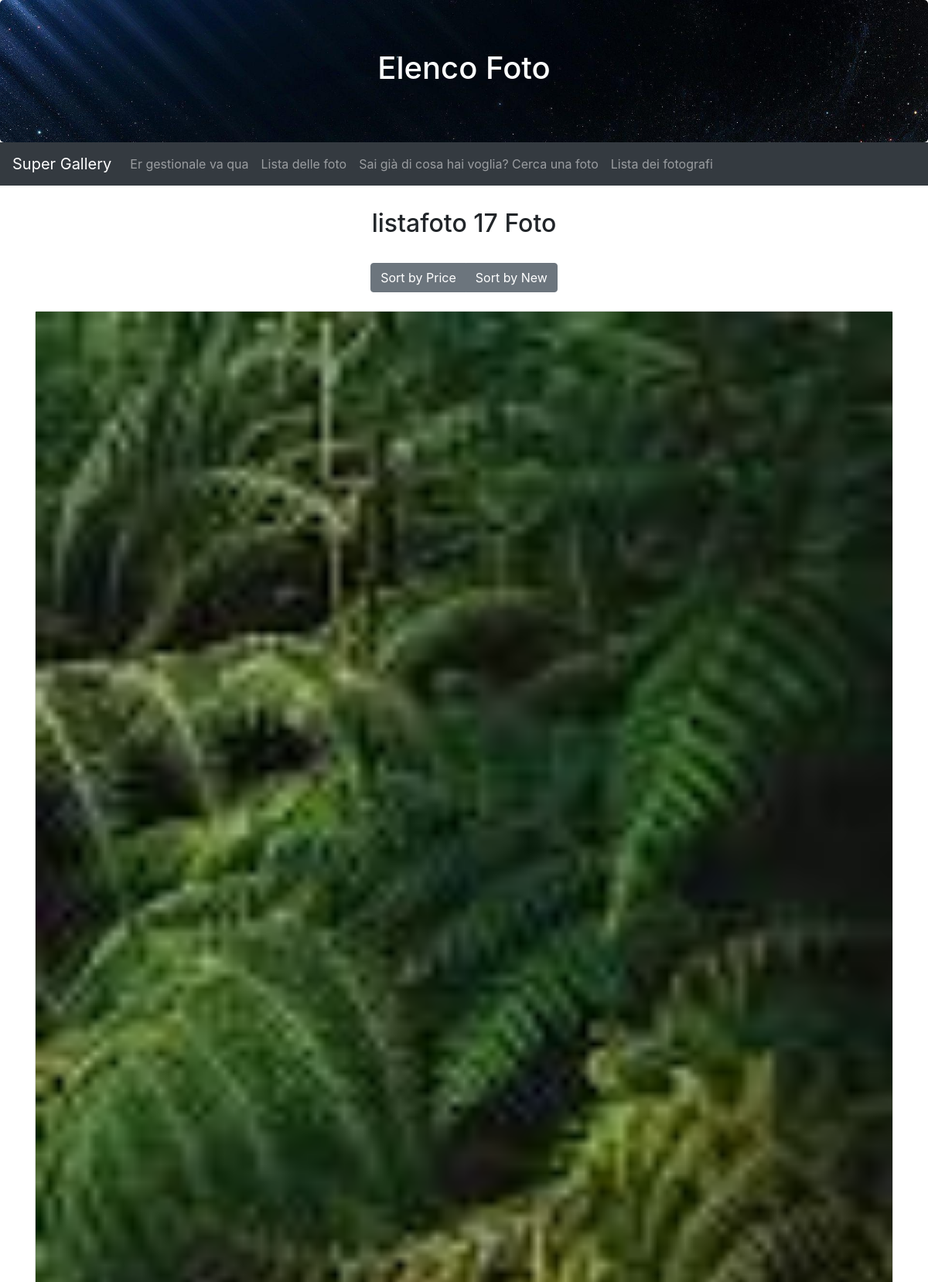
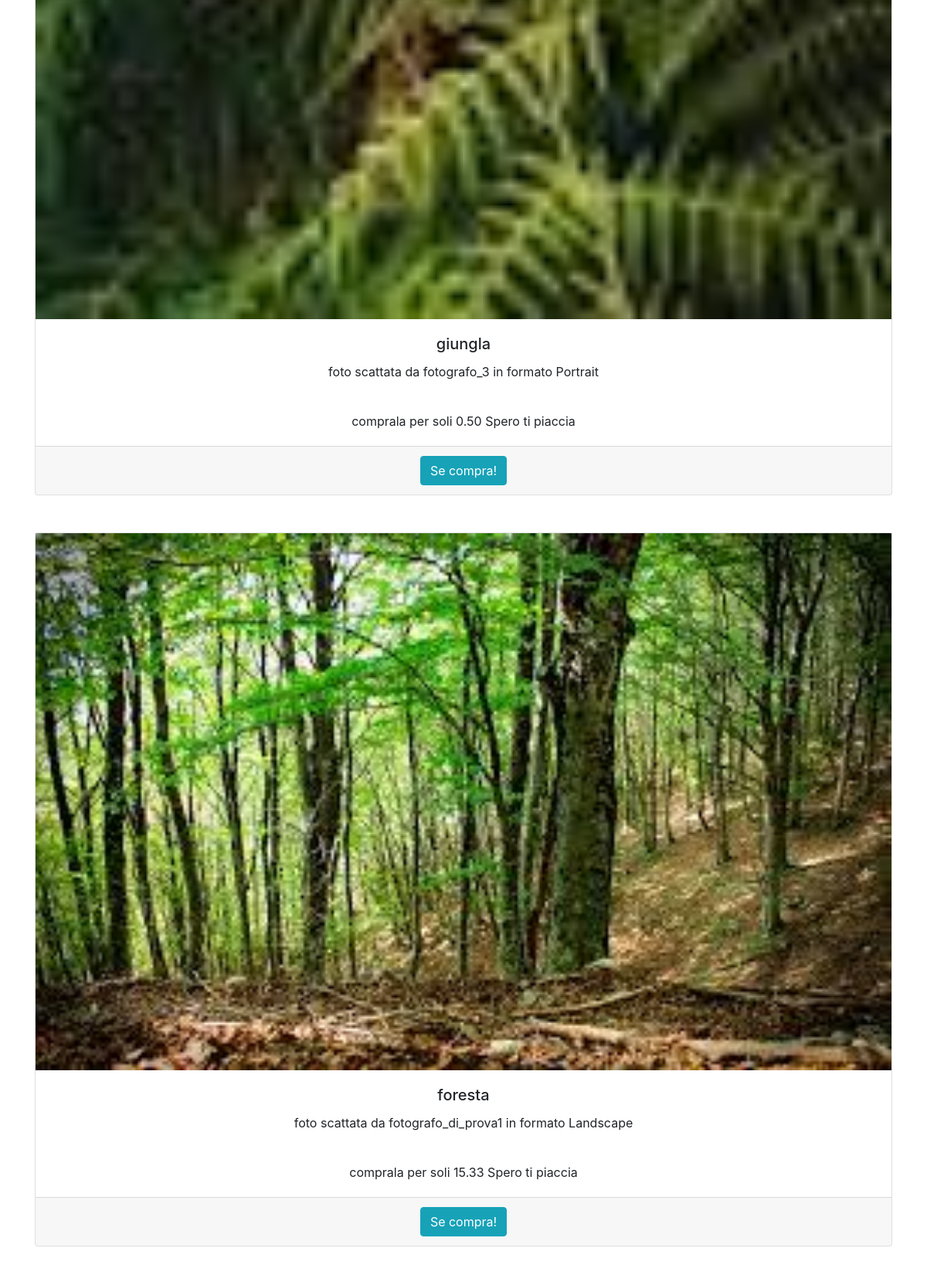
/APPfoto/lista_foto/?sort=price (upper part), run on the app's committed database (2 pictures, top to bottom).
### APPfoto/models.py (models this page shows, shortened)
class Foto(models.Model):
    COLOUR_CHOICES = [
        ("Black", "Black"),
        ("Dark Blue", "Dark Blue"),
        ("Green", "Green"),
        ("Grey", "Grey"),
        ("Light Blue", "Light Blue"),
        ("Orange", "Orange"),
        ("Pink", "Pink"),
        ("Purple", "Purple"),
        ("Red", "Red"),
        ("White", "White"),
        ("Yellow", "Yellow"),
    ]
    name = models.CharField(max_length=50, default="No name Given")
    main_colour = models.CharField(max_length=100, choices=COLOUR_CHOICES)
    landscape = models.BooleanField()
    actual_photo = models.ImageField(upload_to='uploads/')
    artist = models.ForeignKey(User, on_delete=models.CASCADE, default=0)
    price = models.DecimalField(verbose_name="prezzo", max_digits=5, decimal_places=2, default=0.00)
    creation_date = models.DateTimeField(auto_now_add=True)

### APPfoto/views.py (the view)
# urls.py: path("lista_foto/", views.FotoListView.as_view(), name="listafoto"),
class FotoListView(ListView):
    titolo="Abbiamo trovato queste foto"
    model = Foto
    template_name = "APPfotoTempl/lista_foto.html"
    def get_queryset(self):
        queryset = super().get_queryset()
        sort = self.request.GET.get('sort', None)
        if sort == 'price':
            queryset = queryset.order_by('price')
        elif sort == 'new':
            queryset = queryset.order_by('-creation_date')
        return queryset

### APPfoto/templates/APPfotoTempl/lista_foto.html (shortened to what this page needs)
{% extends 'base.html' %}
{% load static %}
{% block header1 %}
  <h1>Elenco Foto</h1>
{% endblock %}
{% block content %}
<h2> {{ request.resolver_match.url_name }} {{ object_list.count }} Foto </h2>
<br>
<div class="btn-group" role="group">
    <a href="?sort=price" class="btn btn-secondary">Sort by Price</a>
    <a href="?sort=new" class="btn btn-secondary">Sort by New</a>
</div>
<br>
{% if object_list %}
    {% for f in object_list %}
    <br>
    <div class="card">
        <img src="{{ f.actual_photo.url }}" alt="{{ f.name }}" >
        <div class="card-body">
            <h5 class="card-title">{{ f.name }}</h5>
            {% if f.landscape %}
                <p class="card-text">foto scattata da {{ f.artist.username }} in formato Landscape</p>
                <br> comprala per soli {{ f.price }}
            {% else %}
               <p class="card-text">foto scattata da {{ f.artist.username }} in formato Portrait</p>
                <br> comprala per soli {{ f.price }}
            {% endif %}
            Spero ti piaccia
        </div>
        <div class="card-footer">
            <a href="{% url 'APPfoto:acquisto' f.pk %}" class="btn btn-info">
                Se compra! </a>
        </div>
    </div>
    <br>
    {% endfor %}
{% else %}
    <p>No photos available.</p>
    <meta http-equiv="refresh" content="3;url={% url 'APPfoto:cercaFoto' %}">
{% endif %}
<br>
{% endblock %}

### data on the page
Foto: actual_photo (picture), name "giungla", artist.username "fotografo_3", price "0.50"
Foto: actual_photo (picture), name "foresta", artist.username "fotografo_di_prova1", price "15.33"

### other printed values
{{ request.resolver_match.url_name }} "listafoto"
{{ object_list.count }} "17"
